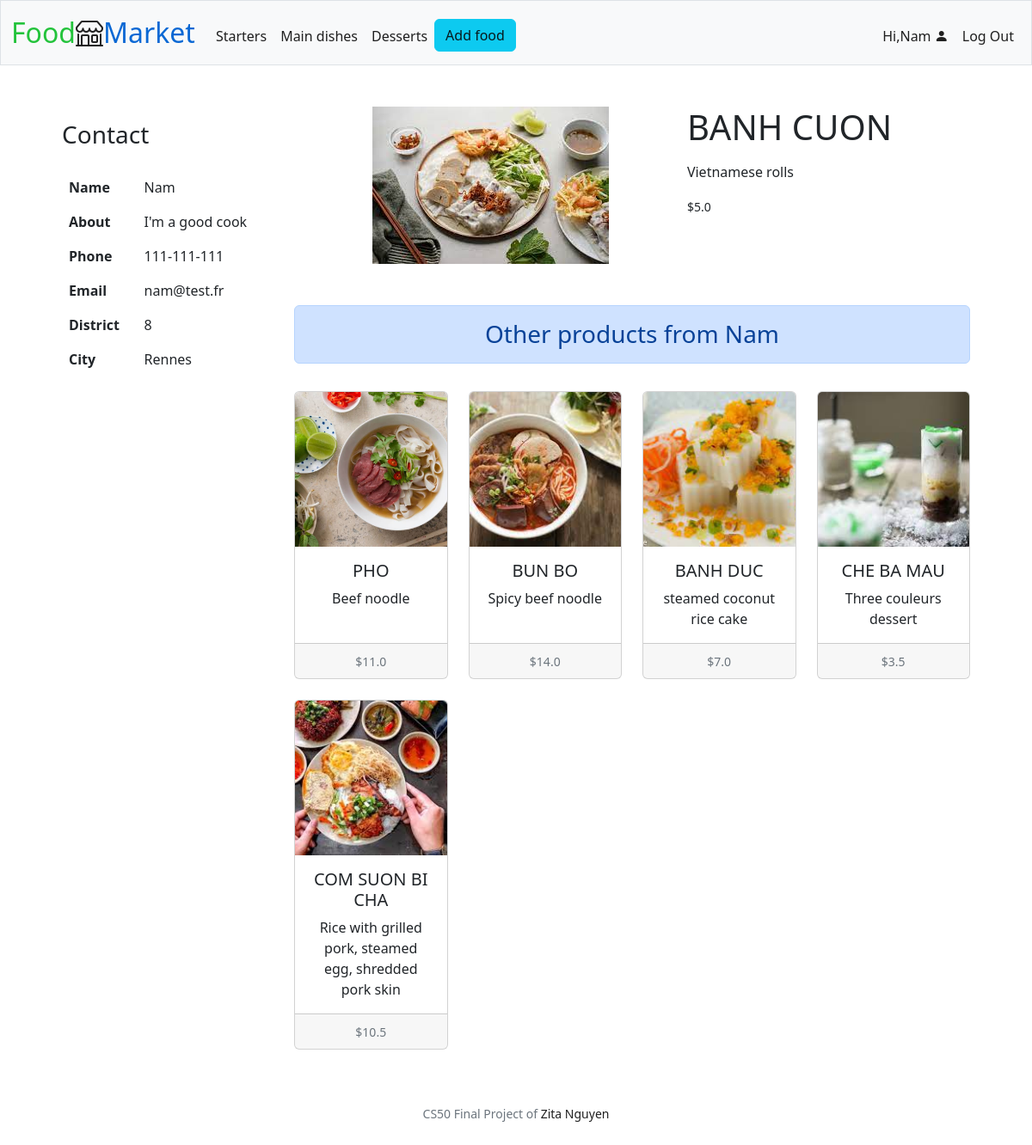
Before: /product/8 (signed in) with the older database file.
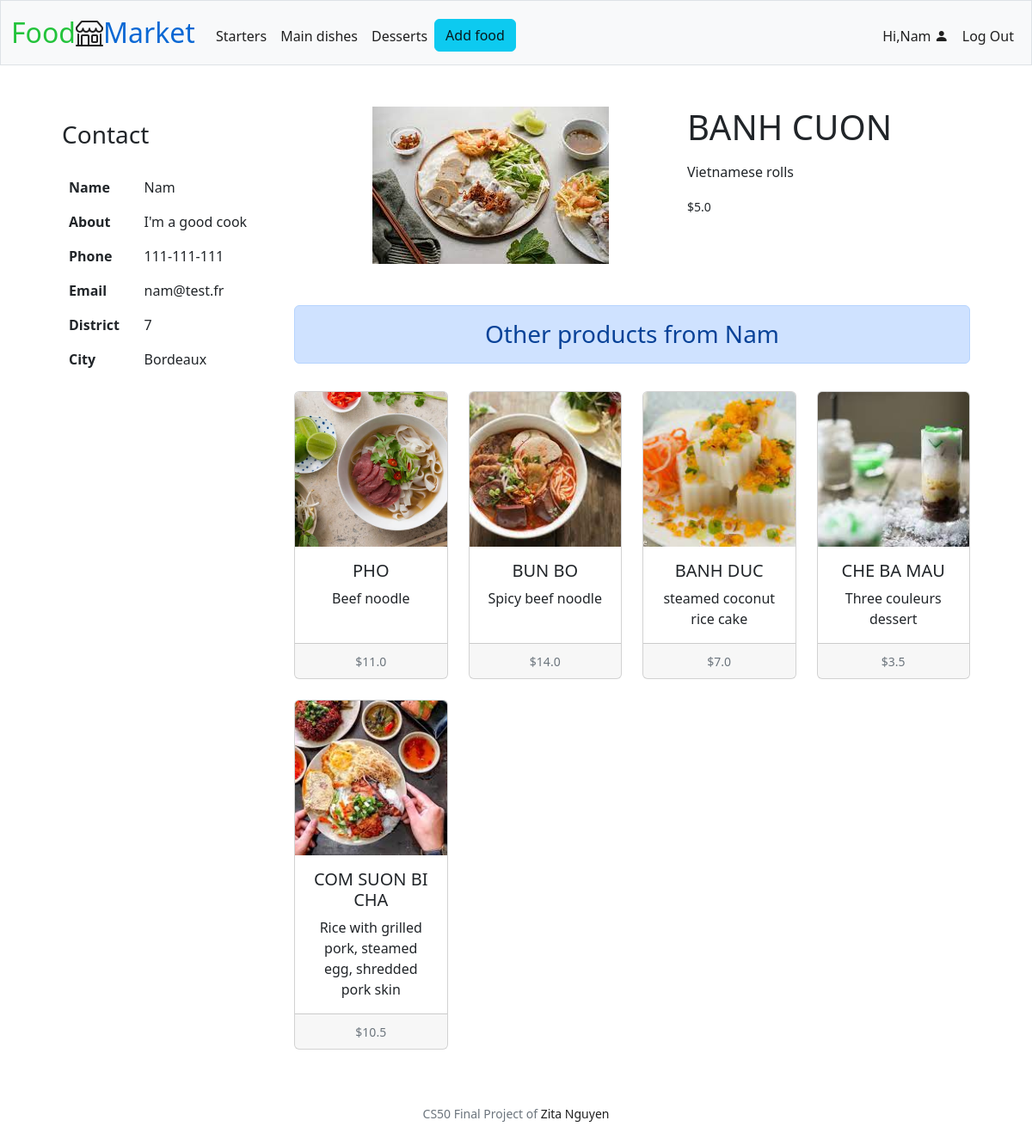
After: the same page with the newer database file.
### tables this page shows
CREATE TABLE contact (
id INTEGER PRIMARY KEY AUTOINCREMENT,
district TEXT NOT NULL,
city TEXT NOT NULL,
phone TEXT NOT NULL,
user_id INTEGER NOT NULL,
FOREIGN KEY (user_id) REFERENCES users (id)
);

### app.py (the view)
@app.route("/product/<int:food_id>", methods=["GET"])
@login_required
def product(food_id):
    product = query_get_a_product(food_id)
    seller = query_get_seller(product[7])
    products_from_same_seller = query_get_seller_other_products(product[7], food_id)
    return render_template("product.html", seller=seller, this_product=product, products=products_from_same_seller)

### app.py (called while the page is built)
@app.after_request
def after_request(response):
    response.headers["Cache-Control"] = "no-cache, no-store, must-revalidate"
    response.headers["Expires"] = 0
    response.headers["Pragma"] = "no-cache"
    return response

### helpers.py (called while the page is built)
def login_required(f):
    @wraps(f)
    def decorated_function(*args, **kwargs):
        if session.get("user_id") is None:
            return redirect("/login")
        return f(*args, **kwargs)
    return decorated_function

### queries.py (called while the page is built)
def query_get_seller(id):
    conn = sqlite3.connect("market.db")
    c = conn.cursor()
    c.execute("SELECT users.*, contact.district, contact.city, contact.phone FROM users INNER JOIN contact ON users.id = contact.user_id WHERE users.id = ?", (id,))
    seller = c.fetchone()
    return seller

def query_get_seller_other_products(user_id, food_id):
    conn = sqlite3.connect("market.db")
    c = conn.cursor()
    c.execute("SELECT * FROM food WHERE user_id = ? AND id NOT IN (?)", (user_id, food_id))
    products = c.fetchall()
    return products

def query_get_a_product(id):
    conn = sqlite3.connect("market.db")
    c = conn.cursor()
    c.execute("SELECT * FROM food WHERE id = ?", (id,))
    product = c.fetchone()
    return product

### templates/product.html (shortened to what this page needs)
{% extends "layout.html" %}
{% block main %}
<div class="row mx-5">
  <div class="col-xs-1 col-lg-3">
    <h3 class="py-3">Contact</h3>
    <table class="table table-borderless">
        <tbody>
            <tr>
                <th scope="row">Name</th>
                <td>{{ seller[1].capitalize() }}</td>
            </tr>
            <tr>
                <th scope="row">About</th>
                <td>{{ seller[5] }}</td>
            </tr>
            <tr>
                <th scope="row">Phone</th>
                <td>{{ seller[8] }}</td>
            </tr>
            <tr>
                <th scope="row">Email</th>
                <td>{{ seller[2] }}</td>
            </tr>
            <tr>
                <th scope="row">District</th>
                <td>{{ seller[6] }}</td>
            </tr>
            <tr>
                <th scope="row">City</th>
                <td>{{ seller[7] }}</td>
            </tr>
        </tbody>
    </table>
  </div>
  <div class="col-xs-1 col-lg-9">
      <div class="d-flex flex-wrap mb-5 justify-content-evenly">
        <img src="{{url_for('static', filename='photos/' + this_product[3])}}" class="img-fluid" alt="{{ this_product[2] }}">
        <div>
          <p class="display-6 text-uppercase">{{ this_product[2] }}</p>
          <p class="">{{ this_product[4] }}</p>
          <small class="">${{ this_product[5] }}</small>
        </div>
      </div>
      <div class="alert alert-primary text-center h3" role="alert">
          Other products from {{ seller[1].capitalize() }}
      </div>
      <div>
          <div class="py-3">
              <div class="row row-cols-1 row-cols-md-4 g-4 text-center">
                  {% if not products %}
                      <div class="col">
                          <div class="card h-100">
                          <img class="card-img-top" src="{{url_for('static', filename='photos/no_food.jpeg')}}" alt="No product">
                          <div class="card-body">
                              <p class="card-text">No more dish.</p>
                          </div>
                          </div>
                      </div>
                  {% else %}
                      {% for product in products %}
                          <div class="col">
                              <div class="card h-100">
                                  <img src="{{url_for('static', filename='photos/' + product[3])}}" class="card-img-top" alt="{{ product[2] }}">
                                  <div class="card-body">
                                      <h5 class="card-title">{{ product[2] }}</h5>
                                      <p class="card-text">{{ product[4] }}</p>
                                  </div>
                                  <div class="card-footer">
                                      <small class="text-muted">${{ product[5] }}</small>
                                  </div>
                              </div>
                          </div>
                      {% endfor %}
                  {% endif %}
              </div>
          </div>
      </div>
  </div>
</div>
{% endblock %}

Changed rows visible on the page:
changed contact: district "8" → "7"; city "Rennes" → "Bordeaux"
